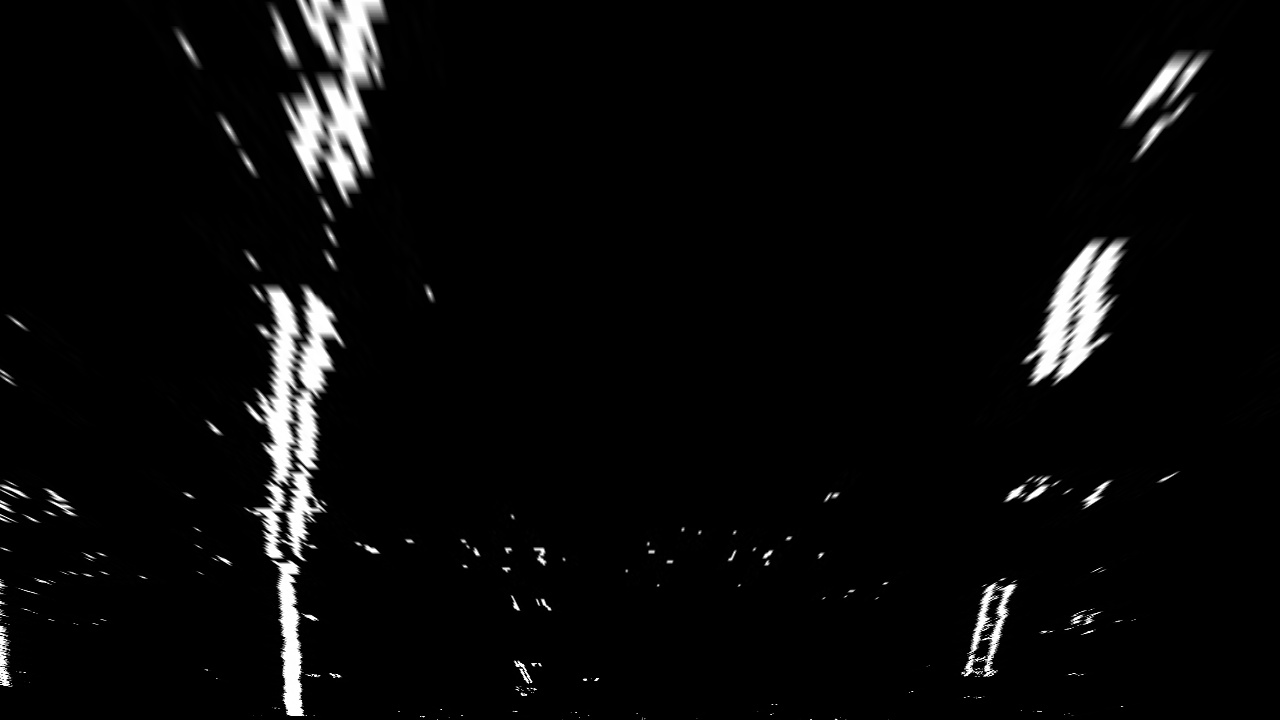
#> input picture output_images/test5_persp.jpg, 1280 x 720 px
$ python FindLaneLine.py   (older library calls are emulated)
#> lines starting #> are read from the running program, lines starting #| are printed output that depends on the picture; after the words box and inside, x2 and y2 are one past the last pixel; in counts of white or black regions, pixels touching at a corner belong together
#%%
import numpy as np
import cv2
import glob
import matplotlib.pyplot as plt
import matplotlib.image as mpimg
import re

def find_lane_pixels(binary_warped):
    # Take a histogram of the bottom half of the image
    histogram = np.sum(binary_warped[binary_warped.shape[0]//2:,:], axis=0)
    # Create an output image to draw on and visualize the result
    out_img = np.dstack((binary_warped, binary_warped, binary_warped))
    # Find the peak of the left and right halves of the histogram
    # These will be the starting point for the left and right lines
    midpoint = np.int(histogram.shape[0]//2)
    leftx_base = np.argmax(histogram[:midpoint])
    rightx_base = np.argmax(histogram[midpoint:]) + midpoint

    # HYPERPARAMETERS
    # Choose the number of sliding windows
    nwindows = 9
    # Set the width of the windows +/- margin
    margin = 100
    # Set minimum number of pixels found to recenter window
    minpix = 50

    # Set height of windows - based on nwindows above and image shape
    window_height = np.int(binary_warped.shape[0]//nwindows)
    # Identify the x and y positions of all nonzero pixels in the image
    nonzero = binary_warped.nonzero()
    nonzeroy = np.array(nonzero[0])
    nonzerox = np.array(nonzero[1])
    # Current positions to be updated later for each window in nwindows
    leftx_current = leftx_base
    rightx_current = rightx_base

    # Create empty lists to receive left and right lane pixel indices
    left_lane_inds = []
    right_lane_inds = []

    # Step through the windows one by one
    for window in range(nwindows):
        # Identify window boundaries in x and y (and right and left)
        win_y_low = binary_warped.shape[0] - (window+1)*window_height
        win_y_high = binary_warped.shape[0] - window*window_height
        # Find the four below boundaries of the window
        win_xleft_low = leftx_current-margin  # Update this
        win_xleft_high = leftx_current+margin  # Update this
        win_xright_low = rightx_current-margin  # Update this
        win_xright_high = rightx_current+margin  # Update this

        # Draw the windows on the visualization image
        cv2.rectangle(out_img, (win_xleft_low, win_y_low),
        (win_xleft_high,win_y_high), (0,255,0), 2)
        cv2.rectangle(out_img, (win_xright_low, win_y_low),
        (win_xright_high, win_y_high), (0,255,0), 2)

        # Identify the nonzero pixels in x and y within the window
        good_left_inds = ((nonzeroy >= win_y_low) & (nonzeroy < win_y_high) & (nonzerox >= win_xleft_low) & (nonzerox < win_xleft_high)).nonzero()[0]
        good_right_inds = ((nonzeroy >= win_y_low) & (nonzeroy < win_y_high) & (nonzerox >= win_xright_low) & (nonzerox < win_xright_high)).nonzero()[0]

        # Append these indices to the lists
        left_lane_inds.append(good_left_inds)
        right_lane_inds.append(good_right_inds)

        #: If you found > minpix pixels, recenter next window
        # (`right` or `leftx_current`) on their mean position
        if len(good_left_inds) > minpix:
            leftx_current = np.int(np.mean(nonzerox[good_left_inds]))
        if len(good_right_inds) > minpix:
            rightx_current = np.int(np.mean(nonzerox[good_right_inds]))

    # Concatenate the arrays of indices (previously was a list of lists of pixels)
    try:
        left_lane_inds = np.concatenate(left_lane_inds)
        right_lane_inds = np.concatenate(right_lane_inds)
    except ValueError:
        # Avoids an error if the above is not implemented fully
        pass

    # Extract left and right line pixel positions
    leftx = nonzerox[left_lane_inds]
    lefty = nonzeroy[left_lane_inds]
    rightx = nonzerox[right_lane_inds]
    righty = nonzeroy[right_lane_inds]

    return leftx, lefty, rightx, righty, out_img

def find_fit_polynomial(binary_warped):
    # Find our lane pixels first
    leftx, lefty, rightx, righty, out_img = find_lane_pixels(binary_warped)

    #Fit a second order polynomial to each using `np.polyfit`
    left_fit = np.polyfit(lefty, leftx, 2)
    right_fit = np.polyfit(righty, rightx, 2)

    # Generate x and y values for plotting
    ploty = np.linspace(0, binary_warped.shape[0]-1, binary_warped.shape[0]).astype(int)
    try:
        left_fitx = left_fit[0]*ploty**2 + left_fit[1]*ploty + left_fit[2]
        right_fitx = right_fit[0]*ploty**2 + right_fit[1]*ploty + right_fit[2]
    except TypeError:
        # Avoids an error if `left` and `right_fit` are still none or incorrect
        print('The function failed to fit a line!')
        left_fitx = 1*ploty**2 + 1*ploty
        right_fitx = 1*ploty**2 + 1*ploty

    ## Visualization ##
    # Colors in the left and right lane regions
    out_img[lefty, leftx] = [255, 0, 0]
    out_img[righty, rightx] = [0, 0, 255]

    # Plots the left and right polynomials on the lane lines
    plt.plot(left_fitx, ploty, color='yellow')
    plt.plot(right_fitx, ploty, color='yellow')

    return out_img, left_fit, right_fit, left_fitx, right_fitx

# After we got polynomial fit values from the previous frame
def fit_poly(img_shape, leftx, lefty, rightx, righty):
     # Fit a second order polynomial to each with np.polyfit()
    left_fit = np.polyfit(lefty, leftx, 2)
    right_fit = np.polyfit(righty, rightx, 2)
    # Generate x and y values for plotting
    ploty = np.linspace(0, img_shape[0]-1, img_shape[0])
    # Calc both polynomials using ploty, left_fit and right_fit
    left_fitx = left_fit[0]*ploty**2 + left_fit[1]*ploty + left_fit[2]
    right_fitx = right_fit[0]*ploty**2 + right_fit[1]*ploty + right_fit[2]

    return left_fit, right_fit, left_fitx, right_fitx, ploty

def search_around_poly(binary_warped, left_fit, right_fit):
    # HYPERPARAMETER
    # Choose the width of the margin around the previous polynomial to search
    # The quiz grader expects 100 here, but feel free to tune on your own!
    margin = 100

    # Grab activated pixels
    nonzero = binary_warped.nonzero()
    nonzeroy = np.array(nonzero[0])
    nonzerox = np.array(nonzero[1])

    # Set the area of search based on activated x-values within the +/- margin of our polynomial function
    # Hint: consider the window areas for the similarly named variables in the previous quiz, but change the windows to our new search area
    left_lane_inds = ((nonzerox > (left_fit[0]*(nonzeroy**2) + left_fit[1]*nonzeroy +
                    left_fit[2] - margin)) & (nonzerox < (left_fit[0]*(nonzeroy**2) +
                    left_fit[1]*nonzeroy + left_fit[2] + margin)))
    right_lane_inds = ((nonzerox > (right_fit[0]*(nonzeroy**2) + right_fit[1]*nonzeroy +
                    right_fit[2] - margin)) & (nonzerox < (right_fit[0]*(nonzeroy**2) +
                    right_fit[1]*nonzeroy + right_fit[2] + margin)))

    # Again, extract left and right line pixel positions
    leftx = nonzerox[left_lane_inds]
    lefty = nonzeroy[left_lane_inds]
    rightx = nonzerox[right_lane_inds]
    righty = nonzeroy[right_lane_inds]

    # Fit new polynomials
    left_fit, right_fit, left_fitx, right_fitx, ploty = fit_poly(binary_warped.shape, leftx, lefty, rightx, righty)

    ## Visualization ##
    # Create an image to draw on and an image to show the selection window
    out_img = np.dstack((binary_warped, binary_warped, binary_warped))*255
    window_img = np.zeros_like(out_img)

    # Color in left and right line pixels
    out_img[nonzeroy[left_lane_inds], nonzerox[left_lane_inds]] = [255, 0, 0]
    out_img[nonzeroy[right_lane_inds], nonzerox[right_lane_inds]] = [0, 0, 255]

    # Generate a polygon to illustrate the search window area
    # And recast the x and y points into usable format for cv2.fillPoly()
    left_line_window1 = np.array([np.transpose(np.vstack([left_fitx-margin, ploty]))])
    left_line_window2 = np.array([np.flipud(np.transpose(np.vstack([left_fitx+margin, ploty])))])
    left_line_pts = np.hstack((left_line_window1, left_line_window2))

    right_line_window1 = np.array([np.transpose(np.vstack([right_fitx-margin, ploty]))])
    right_line_window2 = np.array([np.flipud(np.transpose(np.vstack([right_fitx+margin, ploty])))])
    right_line_pts = np.hstack((right_line_window1, right_line_window2))

    # Draw the lane onto the warped blank image
    cv2.fillPoly(window_img, np.int_([left_line_pts]), (0,255, 0))
    cv2.fillPoly(window_img, np.int_([right_line_pts]), (0,255, 0))
    result = cv2.addWeighted(out_img, 1, window_img, 0.3, 0)

    # Plot the polynomial lines onto the image
    plt.plot(left_fitx, ploty, color='yellow')
    plt.plot(right_fitx, ploty, color='yellow')
    ## End visualization steps ##

    return result, left_fit, right_fit

#%%
img = cv2.imread('../output_images/test5_persp.jpg')
#> img is the input picture: shape (720, 1280, 3); min 0, max 255, mean 9.5
binary_warped = cv2.cvtColor(img,cv2.COLOR_BGR2GRAY)
out_img, left_fit, right_fit, left_fitx, right_fitx = find_fit_polynomial(binary_warped)
#> in find_lane_pixels, `histogram = np.sum(binary_warped[binary_warped.shape[0]//2:,:], axis=0)`: histogram = 1280 values, max 69020 at index 287, min 0 at index 391, mean 2903
#> in find_lane_pixels, `leftx_base = np.argmax(histogram[:midpoint])`: leftx_base = 287
#> in find_lane_pixels, `rightx_base = np.argmax(histogram[midpoint:]) + midpoint`: rightx_base = 987
#> in find_lane_pixels, `nonzero = binary_warped.nonzero()`: nonzero = 128953 positions, rows 0 to 719, columns 0 to 1279
#> in find_lane_pixels, `leftx_current = leftx_base`: leftx_current = 287
#> in find_lane_pixels, `rightx_current = rightx_base`: rightx_current = 987
#> the loop in find_lane_pixels, `for window in range(nwindows):` made 9 passes
#> (win_xleft_low, win_xleft_high, win_xright_low, win_xright_high, leftx_current, rightx_current) on passes 1 to 9: (187, 387, 887, 1087, 291, 985), (191, 391, 885, 1085, 283, 1005), (183, 383, 905, 1105, 283, 1056), (183, 383, 956, 1156, 278, 1046), (178, 378, 946, 1146, 295, 1053), (195, 395, 953, 1153, 292, 1086), (192, 392, 986, 1186, 304, 1111), (204, 404, 1011, 1211, 300, 1154), (200, 400, 1054, 1254, 325, 1174)
#> after the loop in find_lane_pixels, `for window in range(nwindows):`:
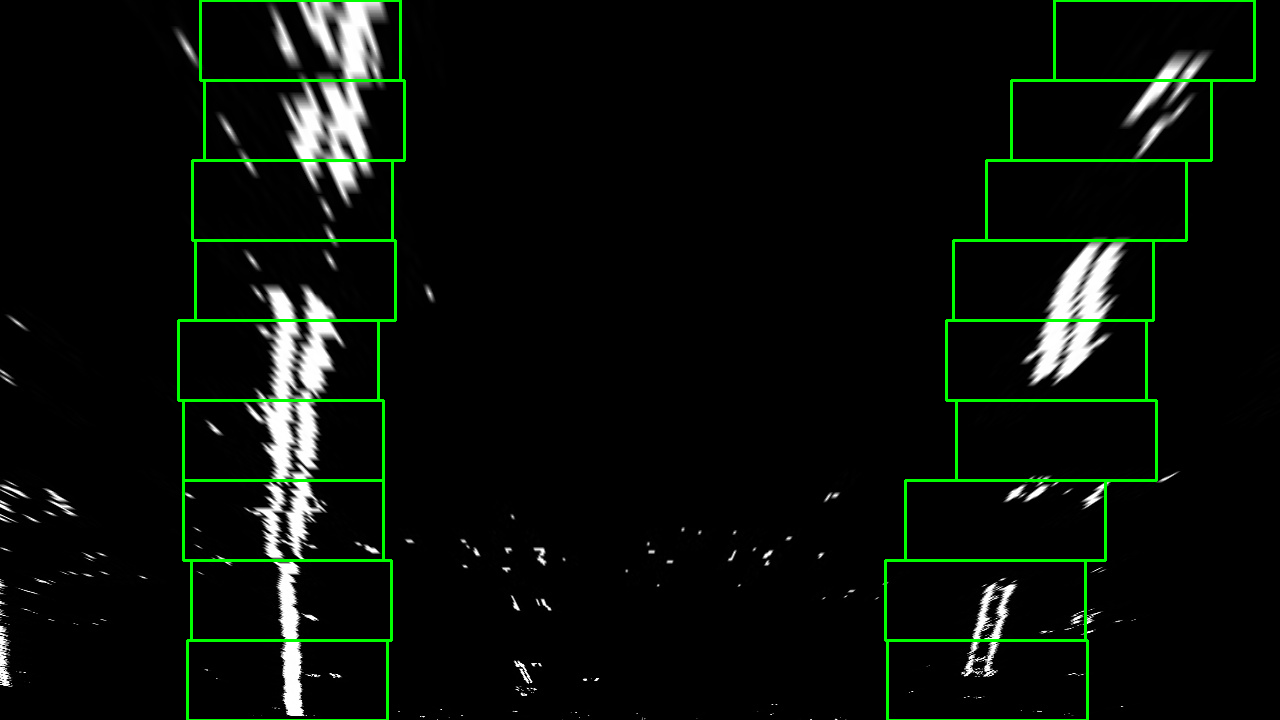
#> out_img: shape (720, 1280, 3); 2.17% of pixels changed, all inside (x1, y1, x2, y2) = (177, 0, 1256, 720); drawn as B, G, R
#> after the loop in find_lane_pixels, `for window in range(nwindows):`: left_lane_inds = 9 items
#> in find_fit_polynomial, `left_fit = np.polyfit(lefty, leftx, 2)`: left_fit = [0.00016, -0.165, 326.2]
#> in find_fit_polynomial, `right_fit = np.polyfit(righty, rightx, 2)`: right_fit = [0.000259, -0.473, 1198.5]
#> in find_fit_polynomial, `left_fitx = left_fit[0]*ploty**2 + left_fit[1]*ploty + left_fit[2]`: left_fitx = 720 values, max 326.2 at index 0, min 283.9 at index 514, mean 294.6
#> in find_fit_polynomial, `right_fitx = right_fit[0]*ploty**2 + right_fit[1]*ploty + right_fit[2]`: right_fitx = 720 values, max 1198.5 at index 0, min 992.6 at index 719, mean 1073.2
#> left_fit = [0.00016, -0.165, 326.2]; right_fit = [0.000259, -0.473, 1198.5]
plt.imshow(out_img)
# cv2.imwrite('../output_images/test5_sliding.jpg', out_img)

#%%
img = cv2.imread('../output_images/test4_persp.jpg')
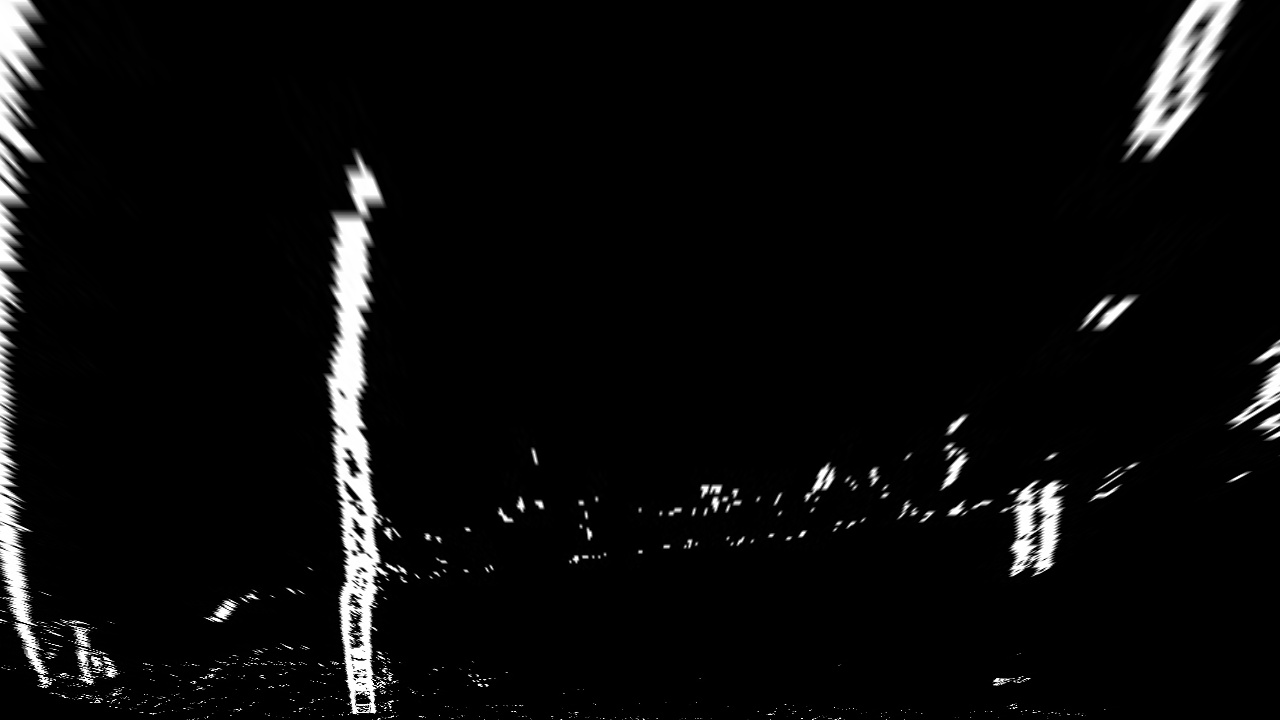
#> input picture output_images/test4_persp.jpg, 1280 x 720 px
#> img is the input picture: shape (720, 1280, 3); min 0, max 255, mean 11.1
binary_warped = cv2.cvtColor(img,cv2.COLOR_BGR2GRAY)
out_img2, left_fit2, right_fit2 = search_around_poly(binary_warped, left_fit, right_fit)
#> in search_around_poly, `nonzero = binary_warped.nonzero()`: nonzero = 150899 positions, rows 0 to 719, columns 0 to 1279
#> in fit_poly, `left_fit = np.polyfit(lefty, leftx, 2)`: left_fit = [-0.000412, 0.285, 301.5]
#> in fit_poly, `right_fit = np.polyfit(righty, rightx, 2)`: right_fit = [0.000308, -0.534, 1218.5]
#> in fit_poly, `left_fitx = left_fit[0]*ploty**2 + left_fit[1]*ploty + left_fit[2]`: left_fitx = 720 values, max 350.7 at index 346, min 293.2 at index 719, mean 332.8
#> in fit_poly, `right_fitx = right_fit[0]*ploty**2 + right_fit[1]*ploty + right_fit[2]`: right_fitx = 720 values, max 1218.5 at index 0, min 994.3 at index 719, mean 1079.8
#> in search_around_poly, `left_fit, right_fit, left_fitx, right_fitx, ploty = fit_poly(binary_wa..`: left_fit = [-0.000412, 0.285, 301.5]; right_fit = [0.000308, -0.534, 1218.5]; ploty = 720 values from 0 to 719
#> in search_around_poly, `left_line_window1 = np.array([np.transpose(np.vstack([left_fitx-margin..`: left_line_window1 = 720 pairs, first value 193.2 to 250.7, second value 0 to 719
#> in search_around_poly, `left_line_window2 = np.array([np.flipud(np.transpose(np.vstack([left_f..`: left_line_window2 = 720 pairs, first value 393.2 to 450.7, second value 0 to 719
#> in search_around_poly, `left_line_pts = np.hstack((left_line_window1, left_line_window2))`: left_line_pts = 1440 pairs, first value 193.2 to 450.7, second value 0 to 719
#> in search_around_poly, `right_line_window1 = np.array([np.transpose(np.vstack([right_fitx-marg..`: right_line_window1 = 720 pairs, first value 894.3 to 1118.5, second value 0 to 719
#> in search_around_poly, `right_line_window2 = np.array([np.flipud(np.transpose(np.vstack([right..`: right_line_window2 = 720 pairs, first value 1094.3 to 1318.5, second value 0 to 719
#> in search_around_poly, `right_line_pts = np.hstack((right_line_window1, right_line_window2))`: right_line_pts = 1440 pairs, first value 894.3 to 1318.5, second value 0 to 719
#> in search_around_poly, `cv2.fillPoly(window_img, np.int_([right_line_pts]), (0,255, 0))`:
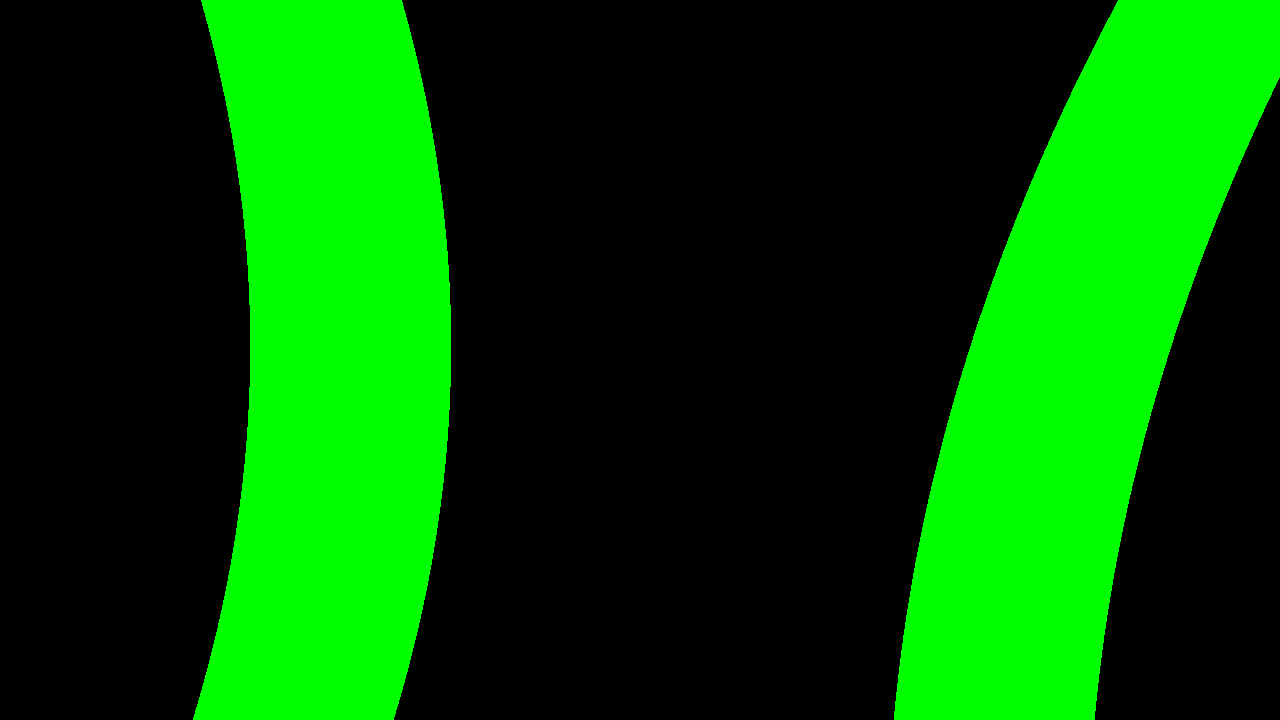
#> window_img: shape (720, 1280, 3); mean of channels 0, 1, 2 0, 79.7, 0; drawn as B, G, R
#> in search_around_poly, `result = cv2.addWeighted(out_img, 1, window_img, 0.3, 0)`:
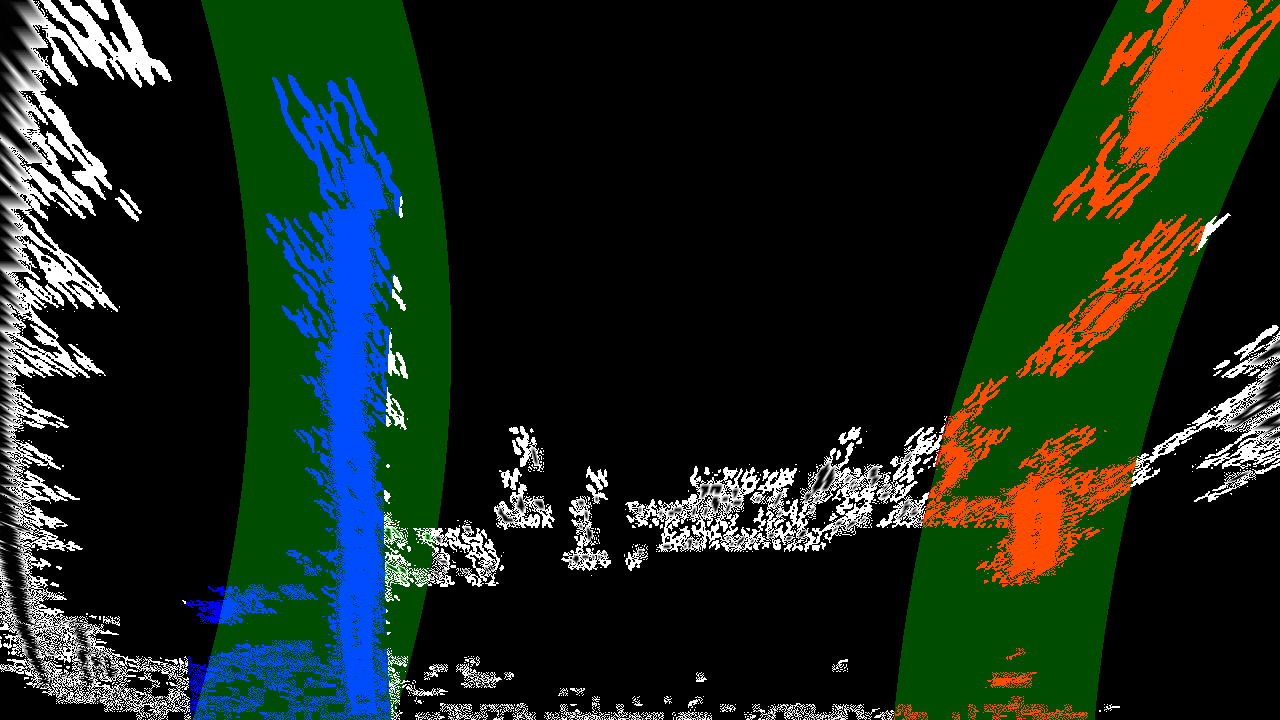
#> result: shape (720, 1280, 3); mean of channels 0, 1, 2 27.5, 39.7, 26.7; drawn as B, G, R
#> left_fit2 = [-0.000412, 0.285, 301.5]; right_fit2 = [0.000308, -0.534, 1218.5]
plt.imshow(out_img2)
# cv2.imwrite('../output_images/test5_prevpoly.jpg', out_img2)
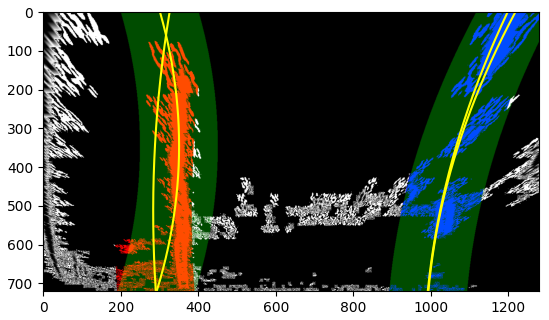
#> figure drawn by matplotlib, 1 panel
